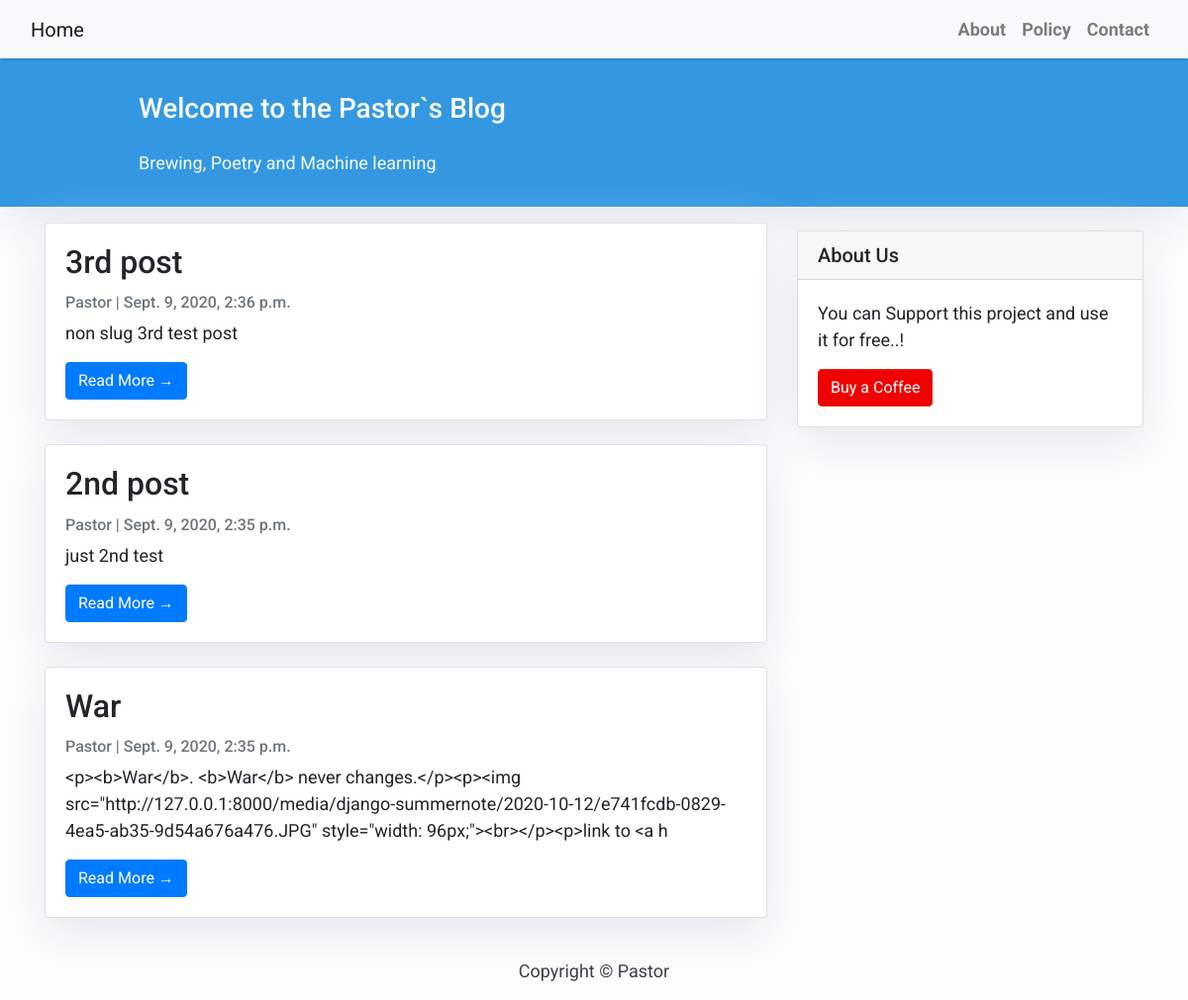
The page / on the database its author committed.
### blog/models.py (models this page shows, shortened)
class Post(models.Model):
    title = models.CharField(max_length=200, unique=True)
    slug = models.SlugField(max_length=200, unique=True)
    author = models.ForeignKey(User, on_delete= models.CASCADE,related_name='blog_posts')
    updated_on = models.DateTimeField(auto_now= True)
    content = models.TextField()
    created_on = models.DateTimeField(auto_now_add=True)
    status = models.IntegerField(choices=STATUS, default=0)
    class Meta:
        ordering = ['-created_on']

### blog/views.py (the view)
# urls.py: path('', views.PostList.as_view(), name='home'),
class PostList(generic.ListView):
    queryset = Post.objects.filter(status=1).order_by('-created_on')
    template_name = 'index.html'

### blog/templates/index.html (shortened to what this page needs)
{% extends "base.html" %}
{% block content %}
<header class="masthead">
    <div class="container">
        <div class="row">
            <div class=" col-md-8 col-md-10 mx-auto">
                <div class="site-heading">
                    <h3 class=" site-heading my-4 mt-3 text-white"> Welcome to the Pastor`s Blog </h3>
                    <p class="text-light">Brewing, Poetry and Machine learning &nbsp
                    </p>
                </div>
            </div>
        </div>
    </div>
</header>
<div class="container">
    <div class="row">
        <div class="col-md-8 mt-3 left">
            {% for post in post_list %}
            <div class="card mb-4">
                <div class="card-body">
                    <h2 class="card-title">{{ post.title }}</h2>
                    <p class="card-text text-muted h6">{{ post.author }} | {{ post.created_on}} </p>
                    <p class="card-text">{{post.content|slice:":200" }}</p>
                    <a href="{% url 'post_detail' post.slug  %}" class="btn btn-primary">Read More &rarr;</a>
                </div>
            </div>
            {% endfor %}
        </div>
        {% block sidebar %} {% include 'sidebar.html' %} {% endblock sidebar %}
    </div>
</div>
{%endblock%}

### blog/templates/base.html (style rules this page uses)
body { font-family: "Roboto", sans-serif; font-size: 17px; background-color: #fdfdfd; }
.masthead { background: #3398E1; height: auto; padding-bottom: 15px; box-shadow: 0 16px 48px #E3E7EB; padding-top: 10px; }

### blog/templates/index.html (style rules this page uses)
body { font-family: "Roboto", sans-serif; font-size: 18px; background-color: #fdfdfd; }
.card { box-shadow: 0 16px 48px #E3E7EB; }

### blog/templates/sidebar.html (style rules this page uses)
.card { box-shadow: 0 16px 48px #E3E7EB; }

### rows shown on the page
Post: title "3rd post", author "Pastor", created_on "Sept. 9, 2020, 2:36 p.m.", content "non slug 3rd test post"
Post: title "2nd post", author "Pastor", created_on "Sept. 9, 2020, 2:35 p.m.", content "just 2nd test"
Post: title "War", author "Pastor", created_on "Sept. 9, 2020, 2:35 p.m.", content "<p><b>War</b>. <b>War</b> never changes.</p><p><img src=\"http://127.0.0.1:8000/media/django-summernote/2020-10-12/e741fcdb-0829-4ea5-ab35-9d54a676a476.JPG\" style=\"width: 96px;\"><br></p><p>link to <a h"
